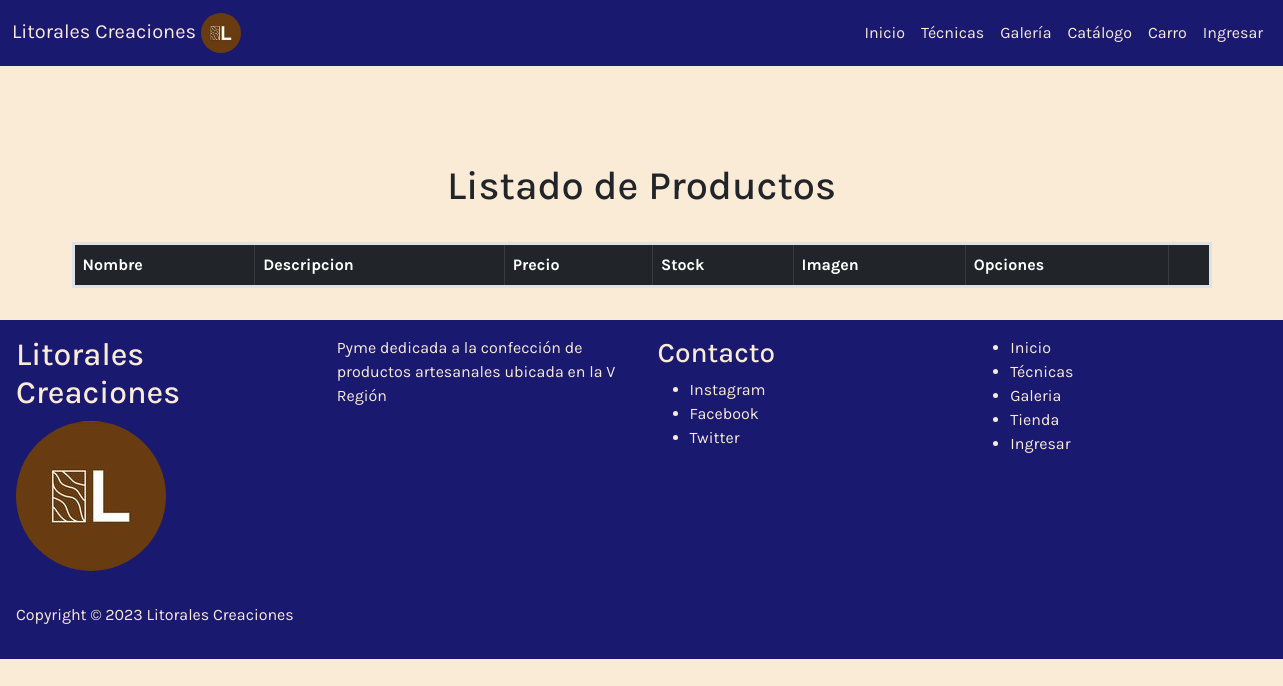
Page /tienda/producto-listar on the earlier database version.
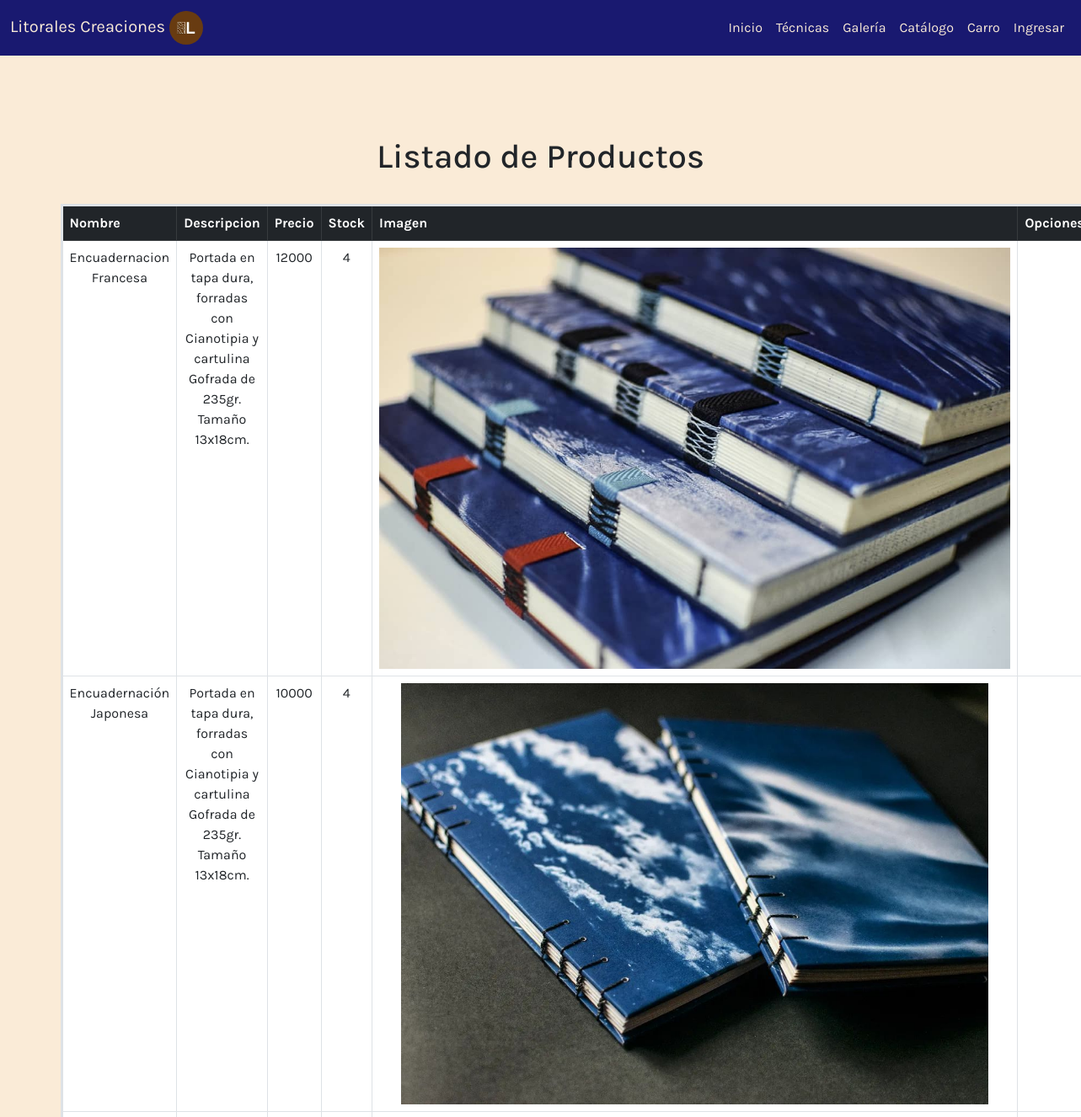
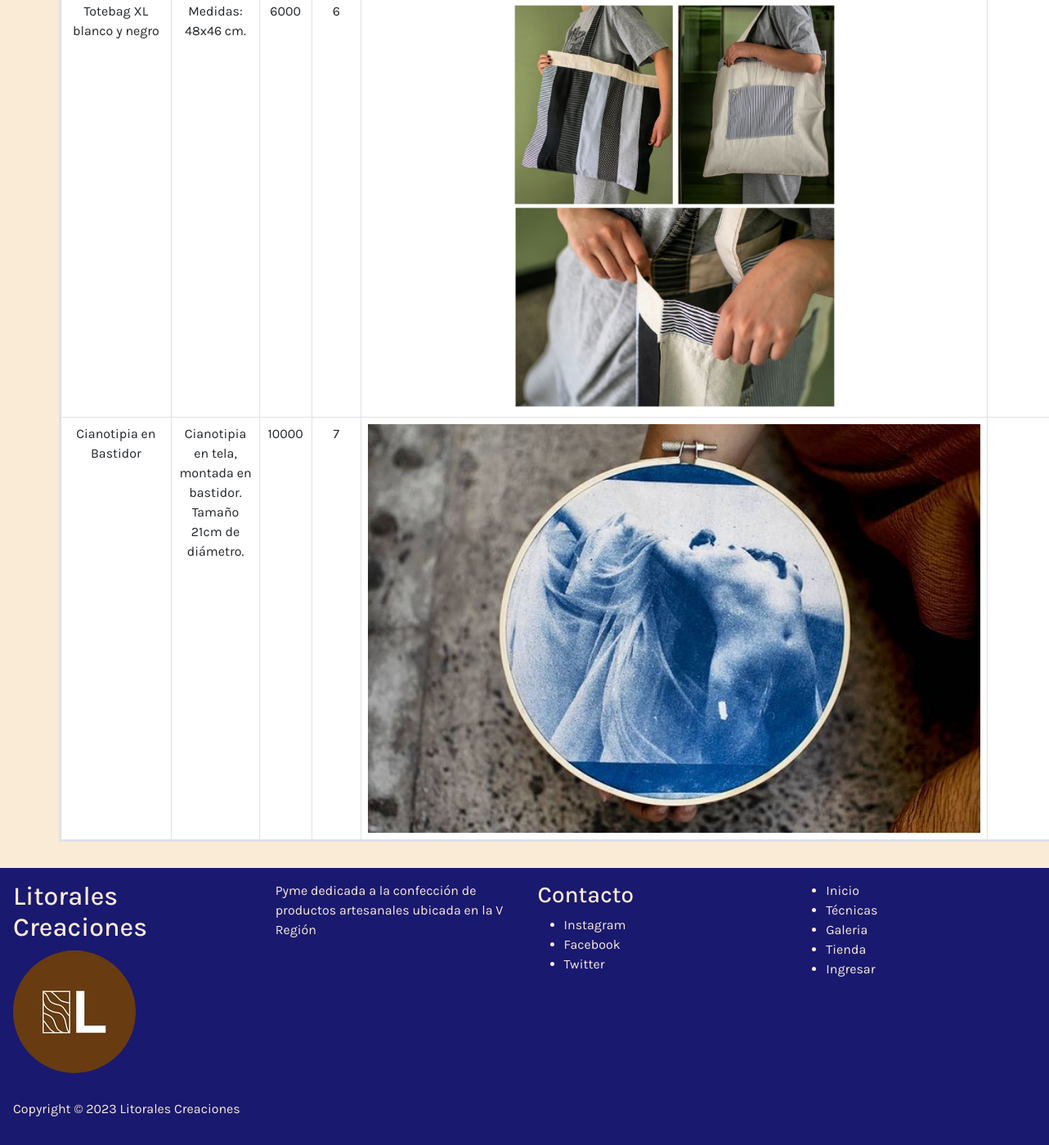
Same page on the later database version (2 pictures, top to bottom).
### tienda/models.py (models this page shows, shortened)
class Producto(models.Model):
    nombreProducto = models.CharField(max_length=50)
    descripcionProducto = models.CharField(max_length=200)
    precio = models.IntegerField(null=True)
    stock = models.CharField(max_length=3)
    imagen = models.ImageField(upload_to='tienda/uploads/', null=True)

### tienda/views.py (the view)
# urls.py: path('producto-listar', views.productosList, name='productosList'),
def productosList(request):
    productos= Producto.objects.all()
    data={
        'productos' : productos
    }
    return render(request,'tienda/productosList.html',data)

### tienda/context_processor.py (called while the page is built)
def total_carrito(request):
    total = 0
    if request.user.is_authenticated:
        if "carrito" in request.session.keys():
            for key, value in request.session["carrito"].items():
                total += int(value["total"])
    return {"total_carrito": total}

### tienda/templates/tienda/productosList.html (shortened to what this page needs)
{% load static %}
<!DOCTYPE html>
<html lang="en">
<head>
    <link href="https://cdn.jsdelivr.net/npm/bootstrap@5.3.0-alpha2/dist/css/bootstrap.min.css" rel="stylesheet">
    <link rel="stylesheet" href="{% static 'estilos.css' %}">
<link rel="stylesheet" href="https://necolas.github.io/normalize.css/8.0.1/normalize.css">
</head>
<body>
  <nav class="navbar navbar-expand-lg" style="background-color:midnightblue">
    <div class="container-fluid">
      <a class="navbar-brand" class="fs-3">Litorales Creaciones <img id="logo" src="{% static 'media/logo1.jpg' %}" alt="logoL"></a>
      <div class="collapse navbar-collapse" id="navbarNav">
        <ul class="navbar-nav ms-auto mb-2 mb-lg-0">
          <li class="nav-item">
            <a class="nav-link" href="{% url 'index' %}">Inicio</a>
          </li>
          <li class="nav-item">
            <a class="nav-link" href="{% url 'tecnicas' %}">Técnicas</a>
          </li>
          <li class="nav-item">
            <a class="nav-link" href="{% url 'galeria' %}">Galería</a>
          </li>
          <li class="nav-item">
            <a class="nav-link" href="{% url 'catalogo' %}">Catálogo</a>
          </li>
          <li class="nav-item">
            <a class="nav-link" href="{% url 'resumen' %}">Carro</a>
          </li>
          {% if request.user.is_authenticated %}
          <li class="nav-item">
            <a class="nav-link" href="#"> Hola, {{request.user}}</a>
          </li>
          <li class="nav-item">
            <a class="nav-link" href ="{% url 'logout'%}"> Cerrar Sesión</a>
          </li>
          {% else %}
          <li class="nav-item">
            <a class="nav-link" href="{% url 'login' %}">Ingresar</a>
          </li>
          {% endif %}
      </div>
    </div>
  </nav>
      <br>
      <br>
      <br>
      <br>
            <div class="container">
                <div class="row">
                    <h1>Listado de Productos</h1>
                </div>
                <br>
                <div class="row mb-3">
                  <table class="table table-bordered" id="productos">
                      <thead class="table-dark">
                          <tr>
                            <th scope="col">Nombre</th>
                            <th scope="col">Descripcion</th>
                            <th scope="col">Precio</th>
                            <th scope="col">Stock</th>
                            <th scope="col">Imagen</th>
                            <th scope="col">Opciones</th>
                            <th scope="col"></th>
                          </tr>
                      </thead>
                      {% for auxlist in productos%}
                      <tr>
                        <td>{{auxlist.nombreProducto}}</td>
                        <td>{{auxlist.descripcionProducto}}</td>
                        <td>{{auxlist.precio}}</td>
                        <td>{{auxlist.stock}}</td>
                        {% if auxlist.imagen%}
                        <td><img style="height: 500px;" src="{{ auxlist.imagen.url}}" alt=""></td>
                        {% else %}
                        <td><img src="/tienda/uploads/cianotipia1.jpg" alt="a"></td>
                        {% endif%}
                        <td>
                        </tr>
                          {% endfor %}
                  </table>
                </div>
            </div>
      <footer>
        <div class="footer">
          <article class="columna">
          <h2>Litorales Creaciones</h2>
          <img style="width:auto; height: 150px; border-radius:50%" src="{% static 'media/logo1.jpg'%}" alt="">
        </article>
        <article class="columna">
          <p>Pyme dedicada a la confección de productos artesanales ubicada en la V Región</p>
        </article>
          <article class="columna">
            <h3 class="titulo-columna">Contacto</h3>
            <ul>
              <li><a class="footerLink" href="">Instagram</a></li>
              <li><a class="footerLink" href="">Facebook</a></li>
              <li><a class="footerLink" href="">Twitter</a></li>
            </ul>
          </article>
          <article class="columna">
            <ul>
            <li><a class="footerLink" href="index">Inicio</a></li>
            <li><a class="footerLink" href="tecnicas">Técnicas</a></li>
            <li><a class="footerLink" href="galeria">Galeria</a></li>
            <li><a class="footerLink" href="catalogo">Tienda</a></li>
            <li><a class="footerLink" href="login">Ingresar</a></li>
          </ul>
          </article>
        </div>
        <div class="footer"><p>Copyright © 2023 Litorales Creaciones</p></div>
      </footer>
    </body>
</html>

### tienda/static/estilos.css (style rules this page uses)
* { font-family: 'Karla', sans-serif; }
#logo { display: inline-block; width: 40px; height: 40px; border-radius: 50%; }
.navbar-brand { color: antiquewhite; }
.nav-link { color: antiquewhite; }
body { background-color: antiquewhite; }
.container { text-align: center; }
table { width: 100%; border-collapse: collapse; border: solid; }
th { text-align: left; padding: 5px; color: #fff; background-color:#683b11; }
td { padding: 10px 10px; }
.footer { display: flex; flex-direction: column; flex-wrap: wrap; gap: 2rem; padding: 1rem; background-color:midnightblue; }
@media (min-width: 700px) { .footer { flex-direction: row; } }
.footer > * { flex:1; color: antiquewhite; }
.footerLink { text-decoration: none; color: antiquewhite; }
* { box-sizing: border-box; }
body { background: antiquewhite; }

Differences in the rows shown:
added Producto: nombreProducto "Encuadernacion Francesa", descripcionProducto "Portada en tapa dura, forradas con Cianotipia y cartulina Gofrada de 235gr. Tamaño 13x18cm.", precio "12000", stock "4", imagen (picture)
added Producto: nombreProducto "Encuadernación Japonesa", descripcionProducto "Portada en tapa dura, forradas con Cianotipia y cartulina Gofrada de 235gr. Tamaño 13x18cm.", precio "10000", stock "4", imagen (picture)
added Producto: nombreProducto "Totebag XL blanco y negro", descripcionProducto "Medidas: 48x46 cm.", precio "6000", stock "6", imagen (picture)
added Producto: nombreProducto "Cianotipia en Bastidor", descripcionProducto "Cianotipia en tela, montada en bastidor. Tamaño 21cm de diámetro.", precio "10000", stock "7", imagen (picture)
